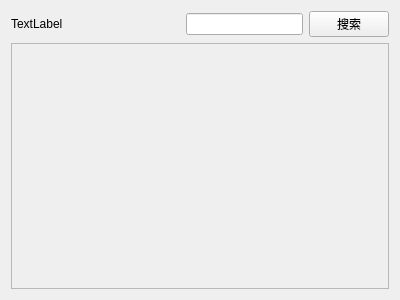
<?xml version="1.0" encoding="UTF-8"?>
<ui version="4.0">
 <class>PendantChoseWidget</class>
 <widget class="QWidget" name="PendantChoseWidget">
  <property name="geometry">
   <rect>
    <x>0</x>
    <y>0</y>
    <width>400</width>
    <height>300</height>
   </rect>
  </property>
  <property name="windowTitle">
   <string>Form</string>
  </property>
  <layout class="QGridLayout" name="gridLayout_2">
   <item row="0" column="0">
    <layout class="QVBoxLayout" name="verticalLayout_2" stretch="1,9">
     <item>
      <layout class="QHBoxLayout" name="horizontalLayout">
       <item>
        <widget class="QLabel" name="label">
         <property name="text">
          <string>TextLabel</string>
         </property>
        </widget>
       </item>
       <item>
        <spacer name="horizontalSpacer">
         <property name="orientation">
          <enum>Qt::Orientation::Horizontal</enum>
         </property>
         <property name="sizeHint" stdset="0">
          <size>
           <width>40</width>
           <height>20</height>
          </size>
         </property>
        </spacer>
       </item>
       <item>
        <widget class="QLineEdit" name="lineEdit"/>
       </item>
       <item>
        <widget class="QPushButton" name="pushButton">
         <property name="text">
          <string>搜索</string>
         </property>
        </widget>
       </item>
      </layout>
     </item>
     <item>
      <layout class="QGridLayout" name="gridLayout">
       <item row="0" column="0">
        <widget class="QScrollArea" name="scrollArea">
         <property name="widgetResizable">
          <bool>true</bool>
         </property>
         <widget class="QWidget" name="scrollAreaWidgetContents">
          <property name="geometry">
           <rect>
            <x>0</x>
            <y>0</y>
            <width>376</width>
            <height>243</height>
           </rect>
          </property>
          <layout class="QGridLayout" name="gridLayout_4">
           <item row="0" column="0">
            <layout class="QGridLayout" name="pendantsView"/>
           </item>
          </layout>
         </widget>
        </widget>
       </item>
      </layout>
     </item>
    </layout>
   </item>
  </layout>
 </widget>
 <resources/>
 <connections/>
</ui>
